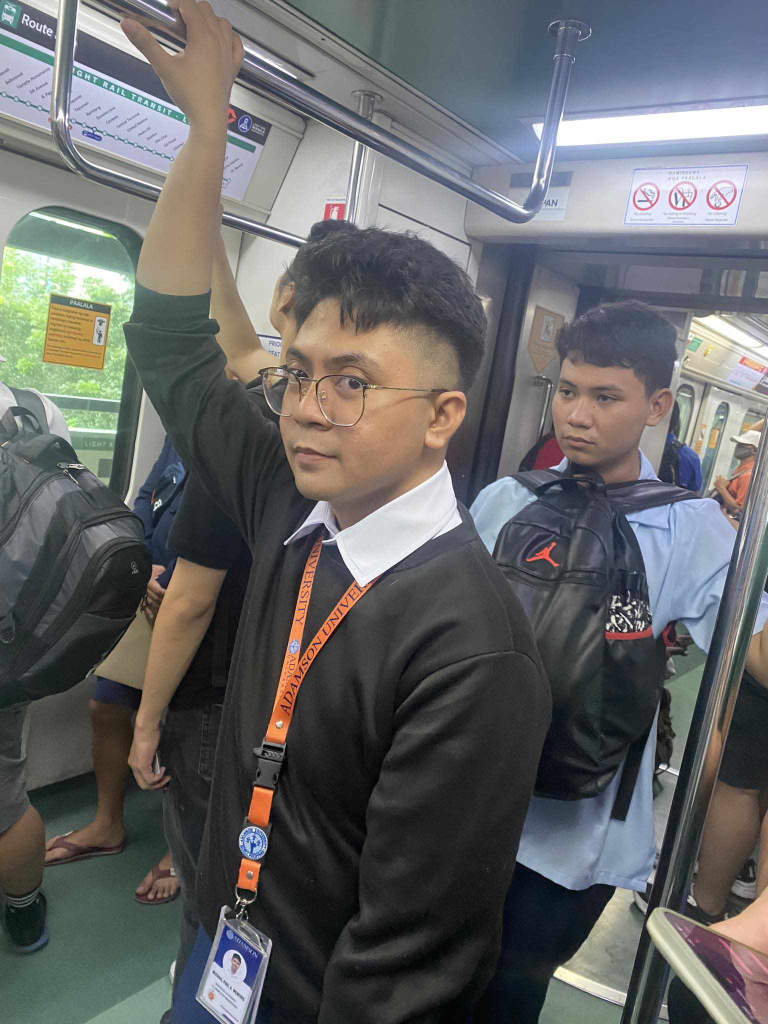
#> input picture Lab 4/mp.jpg, 1536 x 2048 px (shown at 1/2 size)
$ python 'Sobel Edge detector.py'
#> lines starting #> are read from the running program, lines starting #| are printed output that depends on the picture
import cv2 as cv
from matplotlib import pyplot as plt


img=cv.imread('mp.jpg')
#> img is the input picture: shape (2048, 1536, 3); mean B, G, R 102.6, 102.3, 101.3


sobelx = cv.Sobel(src=img, ddepth=cv.CV_64F, dx=1, dy=0, ksize=5)
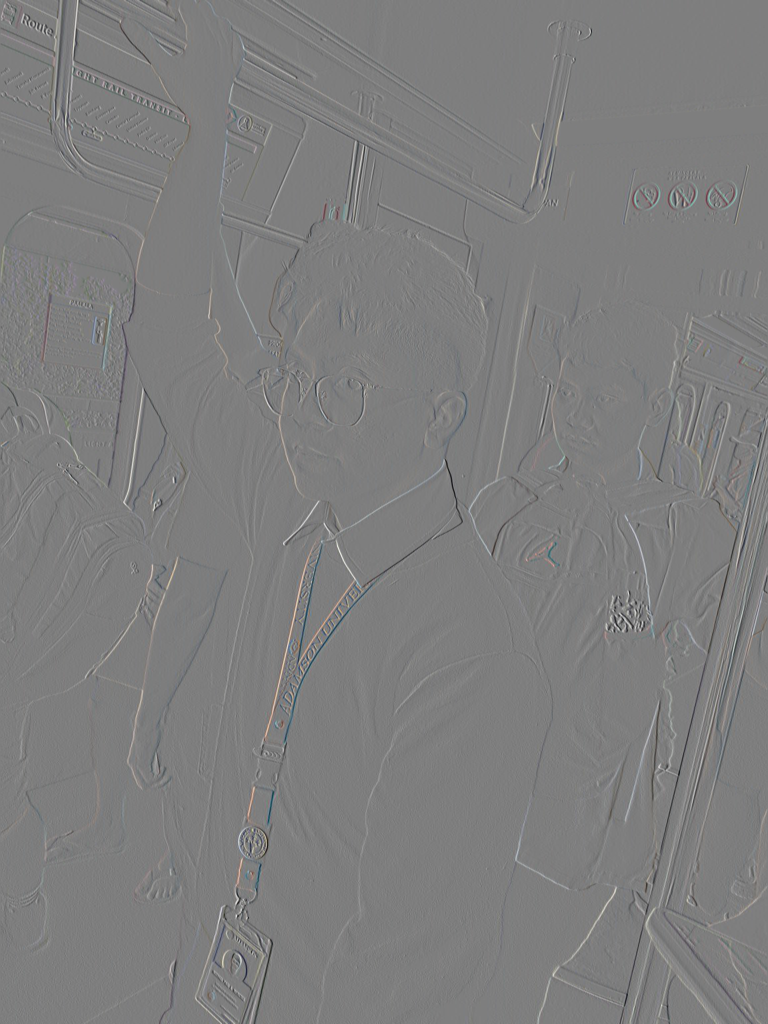
#> sobelx: shape (2048, 1536, 3) float64 (shown at 1/2 size); mean B, G, R 2.1, 1.4, 2.8; drawn with min black and max white
filtered_image_x = cv.convertScaleAbs(sobelx)
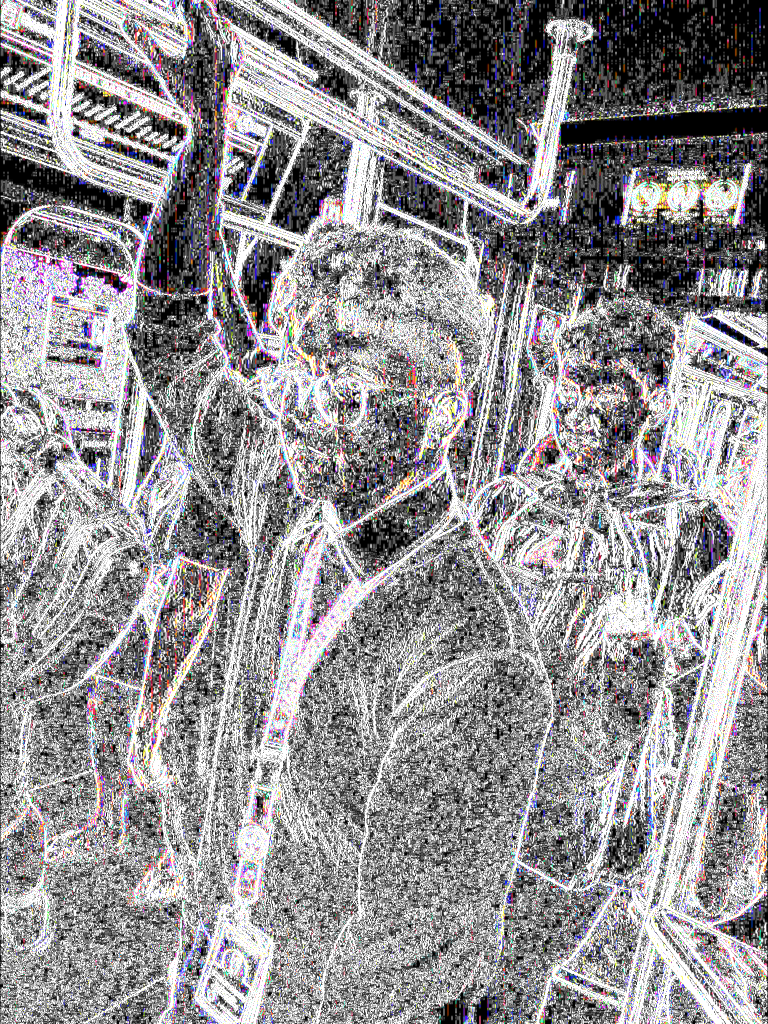
#> filtered_image_x: shape (2048, 1536, 3) (shown at 1/2 size); mean B, G, R 146.1, 143.6, 146

sobely = cv.Sobel(src=img, ddepth=cv.CV_64F, dx=0, dy=1, ksize=5)
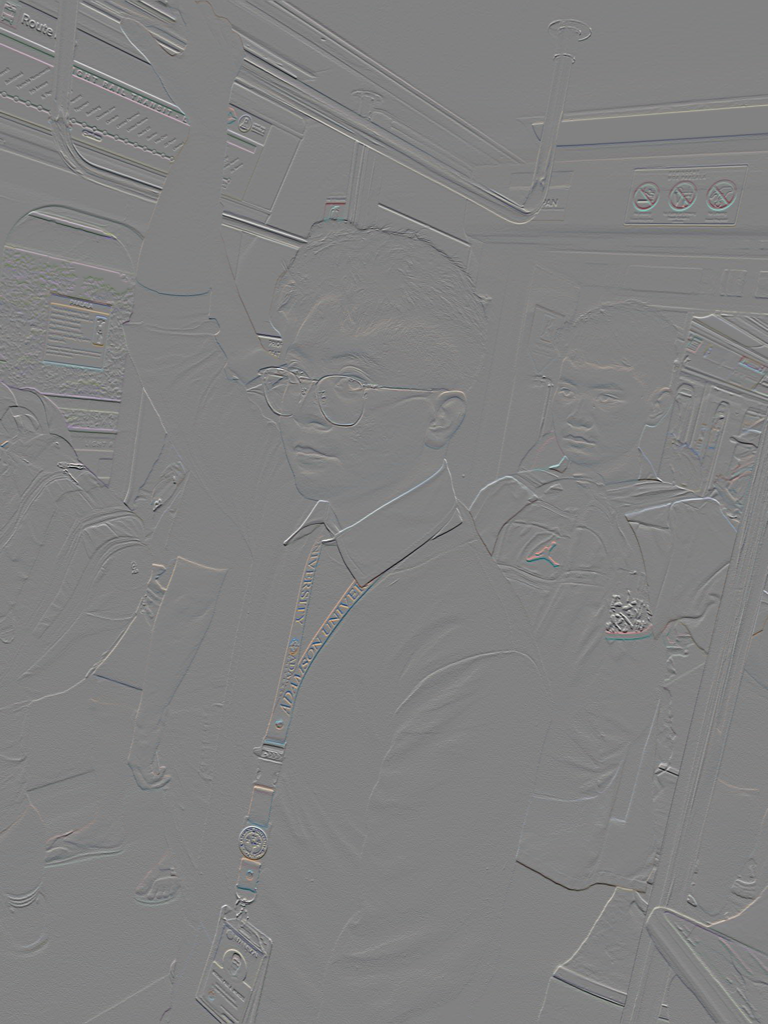
#> sobely: shape (2048, 1536, 3) float64 (shown at 1/2 size); mean B, G, R -3, -2.2, -2.3; drawn with min black and max white
filtered_image_y = cv.convertScaleAbs(sobelx)

sobelxy = cv.Sobel(src=img, ddepth=cv.CV_64F, dx=1, dy=1, ksize=5)
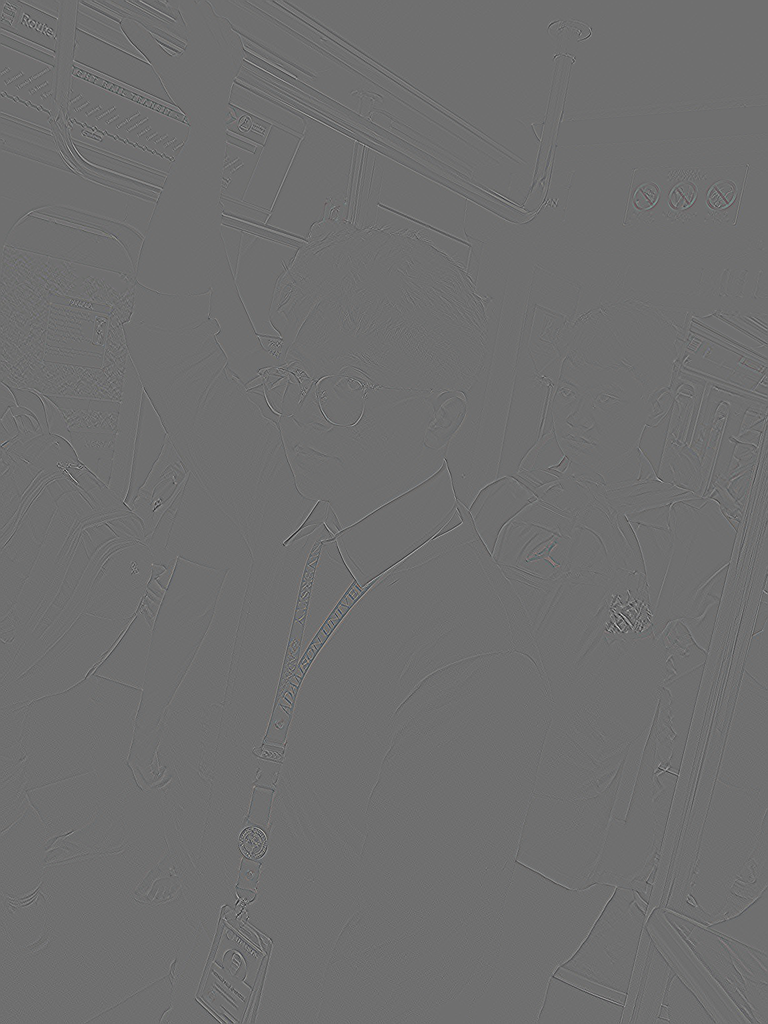
#> sobelxy: shape (2048, 1536, 3) float64 (shown at 1/2 size); mean B, G, R 0, 0, 0; drawn with min black and max white
filtered_image_xy = cv.convertScaleAbs(sobelx)


plt.figure(figsize=(20, 20))

plt.subplot(221)
plt.imshow(img, cmap='gray')
plt.title('Original')
plt.axis("off")

plt.subplot(222)
plt.imshow(sobelx, cmap='gray')
plt.title('sobelx')
plt.axis("off")

plt.subplot(223)
plt.imshow(sobely, cmap='gray')
plt.title('sobely')
plt.axis("off")

plt.subplot(224)
plt.imshow(sobelxy, cmap='gray')
plt.title('sobelxy')
plt.axis("off")


plt.show()
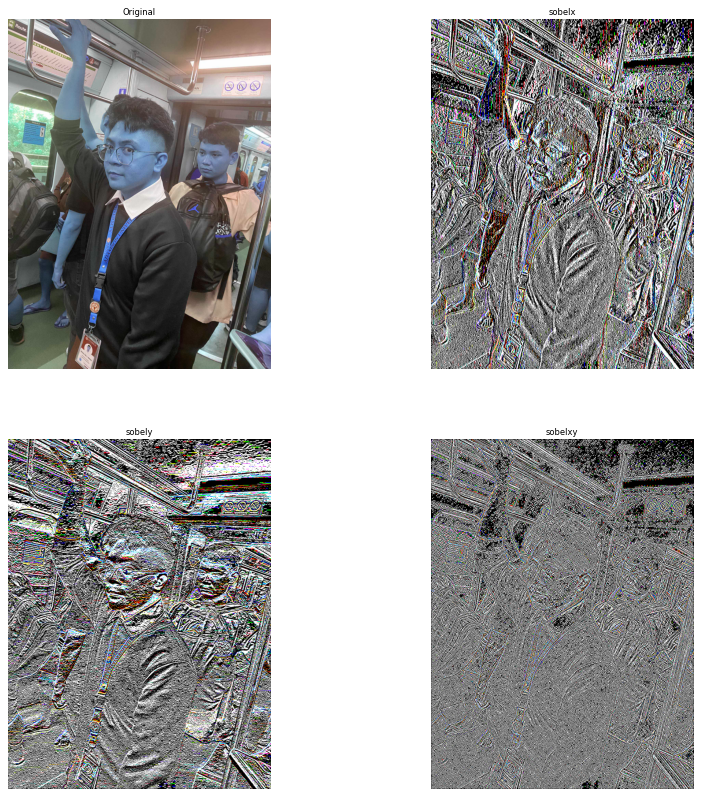
#> figure drawn by matplotlib, 4 panels; B, G, R data is drawn as R, G, B
